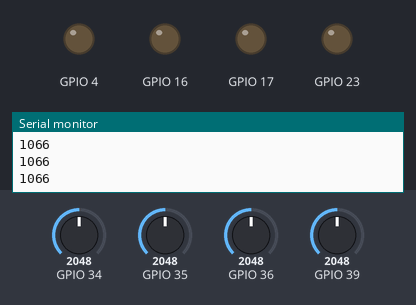
The sketch below on a simulated ESP32. On the bench: output pins drawn as LEDs (lit = HIGH), the last lines printed to the serial monitor. Dashed ring = blinking. Inputs (shaded band) come from the test bench; at power-on: GPIO 34 = 2048, GPIO 35 = 2048, GPIO 36 = 2048, GPIO 39 = 2048. WiFi joins after 1.5 s; servers stay silent unless stated; not simulated (calls return 0 or success): secrets.h; pins used as bus, display or sensor lines are not drawn.

Above: at 3.7 s.
3.8 s: GPIO 34 set to 1043
5.3 s: GPIO 34 set to 927
At 5.55 s:
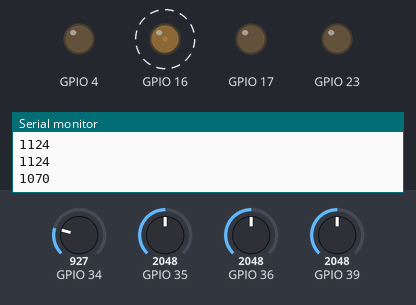
8.3 s: GPIO 35 set to 1522
11.3 s: GPIO 35 set to 1410
At 11.56 s:
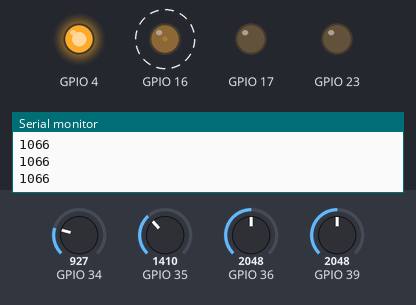
14.3 s: GPIO 36 set to 1055
17.3 s: GPIO 36 set to 956
At 17.57 s:
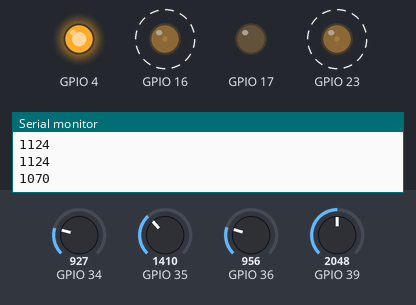
Timing chart, 0 to 21.3 s (numbered marks = the images above; inputs shaded):
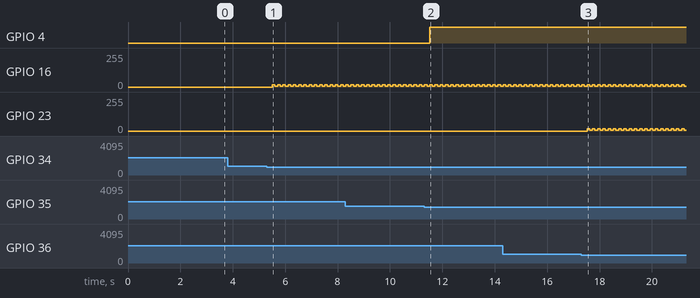

Measured:
- the behaviour switches between 1001 and 1000 on GPIO 34 (found by bisection; images 0 and 1)
- the behaviour switches between 1475 and 1474 on GPIO 35 (found by bisection; images 1 and 2)
- the behaviour switches between 1001 and 1000 on GPIO 36 (found by bisection; images 2 and 3)
- after the input at 5.3 s, GPIO 16: alternates 16/255 for 0.10 s and 4/255 for 0.10 s, starting after 0.21 s
- after the input at 11.3 s, GPIO 4: LOW → HIGH after 0.21 s
- after the input at 17.3 s, GPIO 23: alternates 16/255 for 0.10 s and 4/255 for 0.10 s, starting after 0.22 s

The sketch:

nimh_charger.ino
```cpp
#include "secrets.h"
#include <WiFi.h>
#include <AsyncTCP.h>
#include <ESPAsyncWebServer.h>
#include "index.h"

#define _OUT_

// Create AsyncWebServer object on port 80
AsyncWebServer server(80);
AsyncWebSocket ws("/ws");

int status = WL_IDLE_STATUS;
const char* ssid = SECRET_SSID;      // your network SSID (name)
const char* pass = SECRET_PASS;      // your network password (use for WPA, or use as key for WEP)

const long READ_VOLT_TIMER_MICROS = 500000;
const uint16_t READ_NO_BATT = 1475;
const uint16_t READ_FULL_CHARGE = 1455;
const uint16_t READ_FULL_CHARGE_SLOW = 1000;
const uint8_t DISPLAY_READ_FULL_MINUSOFFSET = 5;
const uint8_t HOLDER_MAX_READINGS = 30;

struct Holder {
  bool slowCharger;

  uint8_t ledPin;
  uint8_t gatePin;
  uint8_t readPin;

  uint8_t ledDutyCycle;
  uint8_t ledState;
  unsigned long ledStateTimer;
  long ledStateTimerCurrent;

  uint16_t avgReading;
  bool readGateOpen;

  uint16_t lastReadings[HOLDER_MAX_READINGS];
};
const uint8_t AMOUNT_OF_HOLDERS = 4;
Holder batteryHolders[] = {
  {false, 23, 14, 36, 0, 0, 0, 0, 0, false, {0}},
  {false, 17, 27, 39, 0, 0, 0, 0, 0, false, {0}},
  {false, 16, 26, 34, 0, 0, 0, 0, 0, false, {0}},
  {true, 4, 32, 35, 0, 0, 0, 0, 0, false, {0}}
};

void getHolderChargeLimits(Holder *holder, uint16_t minChargeBump, _OUT_ uint16_t *fullChargeToUse, _OUT_ uint16_t *minChargeToUse) {
  *fullChargeToUse = READ_FULL_CHARGE;
  *minChargeToUse = READ_FULL_CHARGE_SLOW + minChargeBump;
  if (holder->slowCharger) {
    *fullChargeToUse = READ_FULL_CHARGE_SLOW;
    *minChargeToUse = 0;
  }
}

float getHolderChargeLerpVal(Holder *holder) {
  uint16_t fullChargeToUse = 0;
  uint16_t minChargeToUse = 0;
  getHolderChargeLimits(holder, 200, &fullChargeToUse, &minChargeToUse);
  return ((float)holder->avgReading - (float)minChargeToUse) / ((float)fullChargeToUse - (float)minChargeToUse - (float)DISPLAY_READ_FULL_MINUSOFFSET);
}

float getHolderChargeLerp(Holder *holder, float a, float b) {
  /*uint16_t fullChargeToUse = READ_FULL_CHARGE;
  uint16_t minChargeToUse = READ_FULL_CHARGE_SLOW + 200;
  if (holder->slowCharger) {
    fullChargeToUse = READ_FULL_CHARGE_SLOW;
    minChargeToUse = 0;
  }*/

  float lerpVal = lerp(a, b, getHolderChargeLerpVal(holder));
  if (a < b) {
    if (lerpVal < a) {
      lerpVal = a;
    }
    else if (lerpVal > b) {
      lerpVal = b;
    }
  }
  return lerpVal;
}

void setHolderTypePin(Holder *holder, uint8_t pinNum, bool toggle) {
  bool setHigh = (bool)digitalRead(pinNum);
  if (toggle == setHigh) {
    return;
  }

  digitalWrite(pinNum, toggle ? HIGH : LOW);
}

uint8_t getHolderLEDDutyCycle(Holder *holder) {
  float maxDutyCycle = 128.0;
  float holderChargeLerpVal = getHolderChargeLerpVal(holder);
  return (uint8_t)pow(maxDutyCycle, holderChargeLerpVal);
}

void setHolderGate(Holder *holder, bool toggle) {
  setHolderTypePin(holder, holder->gatePin, toggle);
}

void setNewHolderLEDTimer(Holder *holder, unsigned long newTimer) {
  if (holder->ledState < 2) {
    holder->ledStateTimerCurrent = newTimer;
  }

  holder->ledStateTimer = newTimer;
  holder->ledState = 2;
}

void updateHolderLED(Holder *holder, unsigned long dt) {
  if (holder->ledState == 0) {
    holder->ledDutyCycle = 0;
  }
  else if (holder->ledState == 1) {
    holder->ledDutyCycle = 255;
  }
  else if (holder->ledState >= 2) {
    holder->ledStateTimerCurrent -= (long)dt;
    if (holder->ledStateTimerCurrent <= 0) {
      holder->ledStateTimerCurrent = (long)holder->ledStateTimer;
      // Normal cycle
      if (holder->ledState == 2) {
        if (holder->ledDutyCycle > 0) {
          holder->ledDutyCycle = 0;
        }
        else {
          holder->ledDutyCycle = getHolderLEDDutyCycle(holder);
        }
      }
      // BAD BLINK
      else {
        // NOT GOOD LEDS
        holder->ledDutyCycle = holder->ledDutyCycle == 16 ? 4 : 16;
      }
    }
  }

  analogWrite(holder->ledPin, holder->ledDutyCycle);
}

void readHolder(Holder *holder) {
  // Holder gates should all be set to closed at this point and properly waited to equalize.
  // Open this one for reading and wait for equalization
  setHolderGate(holder, true);
  delayMicroseconds(50);

  //Serial.println("--------------------");

  uint16_t readValue = analogRead(holder->readPin);
  // If readValue is 45 away from last avg, reset readings (likely a physical state change, so we want immediate effect)
  if (abs(readValue - holder->avgReading) >= 45) {
    holder->lastReadings[0] = readValue;
    // Replace rest of array with 0 to reset
    for (uint8_t i = 1; i < HOLDER_MAX_READINGS; i++) {
      holder->lastReadings[i] = 0;
    }

    holder->avgReading = readValue;
  }
  // Put readValue into last readings and calculate new avg
  else {
    uint8_t numOfValidReads = 1;
    uint32_t readTotal = (uint32_t)readValue;
    uint16_t newReadings[HOLDER_MAX_READINGS] = {0};
    newReadings[0] = readValue;

    // Read current array except last val
    for (uint8_t i = 0; i < HOLDER_MAX_READINGS-1; i++) {
      if (holder->lastReadings[i] == 0) {
        break;
      }

      newReadings[i+1] = holder->lastReadings[i];
      readTotal += holder->lastReadings[i];
      numOfValidReads++;
    }

    // Replace current array with new array
    for (uint8_t i = 0; i < HOLDER_MAX_READINGS; i++) {
      holder->lastReadings[i] = newReadings[i];
    }

    // Update avgReading
    holder->avgReading = (uint16_t)(readTotal / (uint32_t)numOfValidReads);
  }

  //holder->lastReading = readValue;
  //Serial.print("READING: ");
  //Serial.println(readValue);

  uint16_t fullChargeToUse = 0;
  uint16_t minChargeToUse = 0;
  getHolderChargeLimits(holder, 0, &fullChargeToUse, &minChargeToUse);

  // Assuming no battery found
  if (holder->avgReading >= READ_NO_BATT) {
    holder->readGateOpen = false;
    holder->ledState = 0;
    //Serial.println("STATUS: NO BATTERY DETECTED.");
  }
  else if (!holder->slowCharger && holder->avgReading <= READ_FULL_CHARGE_SLOW) {
    holder->readGateOpen = false;
    setNewHolderLEDTimer(holder, 100000);
    holder->ledState = 3;
    //Serial.println("STATUS: UNSAFE VOLTAGE DETECTED. GATE CLOSED FOR SAFETY.");
  }
  // Done charging, so turn gate off
  else if (holder->avgReading >= fullChargeToUse) {
    holder->readGateOpen = false;
    holder->ledState = 1;
    //Serial.println("STATUS: DONE.");
  }
  else {
    // Set LED state
    holder->readGateOpen = true;

    if (holder->avgReading < fullChargeToUse - DISPLAY_READ_FULL_MINUSOFFSET) {
      unsigned long timerToSet = (unsigned long)getHolderChargeLerp(holder, 2000000.0, 250000.0);
      setNewHolderLEDTimer(holder, timerToSet);
    }
    else {
      holder->ledState = 1;
    }

    //Serial.println("STATUS: CHARGING.");
  }

  // Close this one back up and wait for equalization for next one
  setHolderGate(holder, false);
  delayMicroseconds(50);
}

unsigned long oldTime = 0;
void setup() {
  setCpuFrequencyMhz(240);

  for (uint8_t i = 0; i < AMOUNT_OF_HOLDERS; i++) {
    Holder *holder = &batteryHolders[i];

    pinMode(holder->ledPin, OUTPUT);
    analogWrite(holder->ledPin, 0);

    pinMode(holder->gatePin, OUTPUT);
    digitalWrite(holder->gatePin, LOW);

    pinMode(holder->readPin, INPUT);
  }

  Serial.begin(115200);
  delay(1000);

  connectToWiFi();

  connectHTMLStuff();

  oldTime = micros();
}

long checkReadTimer = 0;
void loop() {
  unsigned long thisTime = micros();
  unsigned long dt = 0;
  // Handle overflow
  if (thisTime < oldTime) {
    unsigned long maxNum = 0;
    maxNum--;

    dt = (maxNum - oldTime) + thisTime + 1;
  }
  else {
    dt = thisTime - oldTime;
  }
  oldTime = thisTime;

  checkReadTimer -= (long)dt;
  bool isReadTime = checkReadTimer <= 0;

  // Set every holder's gate to off and wait for MOSFET gate drain for voltage read stabilization
  if (isReadTime) {
    for (uint8_t i = 0; i < AMOUNT_OF_HOLDERS; i++) {
      Holder *holder = &batteryHolders[i];

      setHolderGate(holder, false);
    }
    delayMicroseconds(50);
    dt += 50;
  }

  // Perform reads and/or update leds
  for (uint8_t i = 0; i < AMOUNT_OF_HOLDERS; i++) {
    Holder *holder = &batteryHolders[i];

    if (isReadTime) {
      readHolder(holder);
      dt += 100;
    }

    updateHolderLED(holder, dt);
  }

  if (isReadTime) {
    // Set holder gates based on readGateOpen
    for (uint8_t i = 0; i < AMOUNT_OF_HOLDERS; i++) {
      Holder *holder = &batteryHolders[i];
      setHolderGate(holder, holder->readGateOpen);
    }

    checkReadTimer = READ_VOLT_TIMER_MICROS;

    unsigned long timeNeededForLoop = micros() - thisTime;
    Serial.println(timeNeededForLoop);
  }

  checkWiFi();

  checkHTMLStuff(dt);
}

void handleWebSocketMessage(void *arg, uint8_t *data, size_t len) {
  /*AwsFrameInfo *info = (AwsFrameInfo*)arg;
  if (info->final && info->index == 0 && info->len == len && info->opcode == WS_BINARY) {
    switch(data[0]) {
      case 0:
        setColor(data[1], data[2], data[3]);
        break;
    }
  }*/
}

void onEvent(AsyncWebSocket *server, AsyncWebSocketClient *client, AwsEventType type,
             void *arg, uint8_t *data, size_t len) {
  switch (type) {
    case WS_EVT_CONNECT:
      Serial.printf("WebSocket client #%u connected from %s\n", client->id(), client->remoteIP().toString().c_str());
      break;
    case WS_EVT_DISCONNECT:
      Serial.printf("WebSocket client #%u disconnected\n", client->id());
      break;
    case WS_EVT_DATA:
      handleWebSocketMessage(arg, data, len);
      break;
    case WS_EVT_PONG:
    case WS_EVT_ERROR:
      break;
  }
}

void initWebSocket() {
  ws.onEvent(onEvent);
  server.addHandler(&ws);
}

String processor(const String& var){
  /*Serial.println(var);
  if(var == "STATE"){
    if (ledState){
      return "ON";
    }
    else{
      return "OFF";
    }
  }*/
  return String();
}

unsigned long sendReadingsThroughWSTimer = 0;
void checkHTMLStuff(unsigned long dt) {
  // LOOP
  // If no clients currently, don't prepare/send anything
  if (!ws.getClients().isEmpty()) {
    // Timer for update every 1 second
    sendReadingsThroughWSTimer += dt;
    if (sendReadingsThroughWSTimer >= 1000000) {
      sendReadingsThroughWSTimer = 0;

      // Create data to send to web clients from readings
      uint8_t byteArrLength = 9;
      uint8_t byteArr[byteArrLength];
      byteArr[0] = 0;
      for (uint8_t i = 0; i < AMOUNT_OF_HOLDERS; i++) {
        Holder *holder = &batteryHolders[i];

        float holderReadingFloat = (float)holder->avgReading;
        float fullChargeFloat = holder->slowCharger ? (float)READ_FULL_CHARGE_SLOW : (float)READ_FULL_CHARGE;

        uint8_t indexBase = i + 1;

        if (holderReadingFloat >= (float)READ_NO_BATT) {
          byteArr[i+indexBase] = 0;
          byteArr[i+indexBase+1] = 0;
        }
        else {
          // Calculate battery %
          byteArr[i+indexBase] = (uint8_t)getHolderChargeLerp(holder, 1.0, 100.0);

          // Calculate battery voltage * 100
          int16_t voltReading = (int16_t)(holderReadingFloat / 10.0) - 10;
          if (voltReading < 0) {
            voltReading = 0;
          }
          byteArr[i+indexBase+1] = (uint8_t)voltReading;
        }
      }
      // Send data
      ws.binaryAll((uint8_t *)byteArr, byteArrLength);
    }
  }

  // Clean up
  ws.cleanupClients();
}

void connectHTMLStuff() {
  // SETUP
  initWebSocket();

  // Route for root / web page
  server.on("/", HTTP_GET, [](AsyncWebServerRequest *request){
    request->send_P(200, "text/html", HTML_CONTENT, processor);
  });

  // Start server
  server.begin();
}

void checkWiFi() {
  if (!WiFi.isConnected()) {
    Serial.println("Retrying WiFi connection");
    connectToWiFi();
  }
}

void connectToWiFi() {
  WiFi.mode(WIFI_STA);
  WiFi.begin(ssid, pass);

  if (WiFi.waitForConnectResult() != WL_CONNECTED) {
    Serial.println("WiFi failed");
    return;
  }

  Serial.println("WiFi connected");
}
```

index.h
```cpp
const char *HTML_CONTENT = R"=====(
<!DOCTYPE html>
<html>
  <head>
    <title>battery boy</title>
    <meta name="viewport" content="width=device-width, initial-scale=1.0">
    <style>
      @import url('https://fonts.googleapis.com/css2?family=Silkscreen:wght@400;700&display=swap');
      html, body {
        padding: 0;
        margin: 0;
        font-family: "Silkscreen", sans-serif;
        background-color: #141414;
        scroll-behavior: smooth;
        scrollbar-color: #C1272D #2D2D2D;
        scrollbar-width: thin;
      }

      h1 {
        color: whitesmoke;
        font-size: 40px;
        text-align: center;
      }

      h2 {
        color: whitesmoke;
        text-align: center;
      }

      p {
        color: whitesmoke;
        text-align: center;
        line-height: 200%%;
      }

      a {
        color: whitesmoke;
        text-align: center;
      }

      #batteryContainer {
        width: 100%%;
        display: flex;
        flex-direction: row;
        justify-content: center;
        align-items: center;
        gap: 32px;
      }

      .batteryWrapper {
        height: 300px;
        width: 200px;
      }

      .batteryBackground {
        display: flex;
        flex-direction: column;
        justify-content: space-evenly;
        align-items: center;
        border-radius: 24px;
        height: 200px;
        width: 100px;
        position: relative;
        left: 50%%;
        transform: translate(-50%%, 25%%);
      }

      .batterySlow {
        border: 4px dotted yellow;
      }
    </style>
  </head>
  <body>
    <h1>Battery Boy, at your service.</h1>
    <div id="batteryContainer">
      <div class="batteryWrapper" id="batteryWrapper1">
        <div class="batteryBackground" id="batteryBackground1">
          <h1 id="batteryCharge1">...</h1>
          <p id="batteryVolt1"></p>
        </div>
      </div>
      <div class="batteryWrapper" id="batteryWrapper2">
        <div class="batteryBackground" id="batteryBackground2">
          <h1 id="batteryCharge2">...</h1>
          <p id="batteryVolt2"></p>
        </div>
      </div>
    </div>
    <div id="batteryContainer">
      <div class="batteryWrapper" id="batteryWrapper3">
        <div class="batteryBackground" id="batteryBackground3">
          <h1 id="batteryCharge3">...</h1>
          <p id="batteryVolt3"></p>
        </div>
      </div>
      <div class="batteryWrapper" id="batteryWrapper4">
        <div class="batteryBackground batterySlow" id="batteryBackground4">
          <h1 id="batteryCharge4">...</h1>
          <p id="batteryVolt4"></p>
        </div>
      </div>
    </div>
  </body>
  <script>
    function lerp(a, b, t) {
      return a + (b - a) * t;
    }

    let gateway = `ws://${window.location.hostname}/ws`;
    let websocket;

    window.addEventListener('load', onLoad);

    function initWebSocket() {
      console.log('Trying to open a WebSocket connection...');
      websocket = new WebSocket(gateway);
      websocket.binaryType = 'arraybuffer';
      websocket.onopen    = onOpen;
      websocket.onclose   = onClose;
      websocket.onmessage = onMessage; // <-- add this line
    }

    function onOpen(event) {
      console.log('Connection opened');
    }

    function onClose(event) {
      console.log('Connection closed');
      setTimeout(initWebSocket, 2000);
    }

    function onMessage(event) {
      //console.log("Received data");
      const view = new Uint8Array(event.data);
      //console.log(view[0]);
      switch (view[0]) {
        case 0:
          for (let i = 1; i < view.length; i += 2) {
            let batteryNum = Math.ceil(i / 2);
            let chargePercentValue = view[i];
            let batteryVoltValue = (view[i+1] / 100).toFixed(2);
            //console.log(i + ": " + chargePercentValue);

            let batteryWrapperElement = document.getElementById("batteryWrapper" + batteryNum);
            let batteryBackgroundElement = document.getElementById("batteryBackground" + batteryNum);
            let batteryChargeElement = document.getElementById("batteryCharge" + batteryNum);
            let batteryVoltElement = document.getElementById("batteryVolt" + batteryNum);

            // Battery not present, empty holder
            if (chargePercentValue == 0) {
              batteryWrapperElement.style.background = "radial-gradient(rgb(48, 48, 48) 0%%, transparent 70%%)"

              batteryBackgroundElement.style.background = "linear-gradient(to top, grey 0%% 100%%, grey 100%% 100%%)"

              batteryChargeElement.textContent = "-";
              batteryVoltElement.textContent = "";
            }
            // Battery present and fully charged
            else if (chargePercentValue == 100) {
              batteryWrapperElement.style.background = "radial-gradient(rgb(0, 200, 0) 0%%, transparent 70%%)"

              batteryBackgroundElement.style.background = "linear-gradient(to top, green 0%% 100%%, red 100%% 100%%)"

              batteryChargeElement.textContent = chargePercentValue;
              batteryVoltElement.textContent = batteryVoltValue + "V";
            }
            // Battery present and charging
            else {
              let wrapperRVal = Math.round(lerp(128, 0, chargePercentValue/100));
              let wrapperGVal = 128 - wrapperRVal;
              batteryWrapperElement.style.background = "radial-gradient(rgb(" + wrapperRVal + ", " + wrapperGVal + ", 0) 0%%, transparent 70%%)"

              batteryBackgroundElement.style.background = "linear-gradient(to top, green 0%% " + (chargePercentValue - 1) + "%%, red " + (chargePercentValue + 1) + "%% 100%%)"

              batteryChargeElement.textContent = chargePercentValue;
              batteryVoltElement.textContent = batteryVoltValue + "V";
            }
          }
          break;
      }
    }

    function onLoad(event) {
      initWebSocket();
    }
  </script>
</html>
)=====";
```
